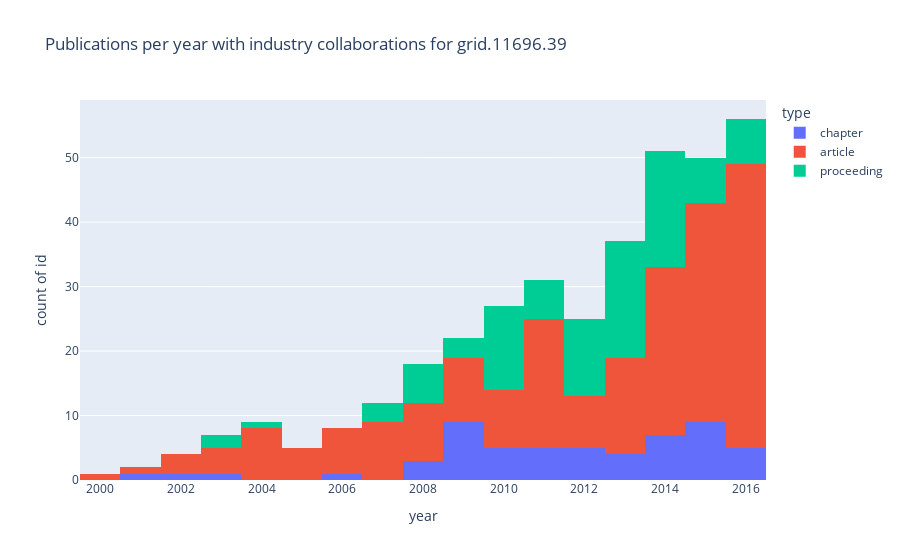

This figure's notebook cell:
### Markdown cell above
## 3. Analyses 

In this section we will build some visualizations that help understanding the data we extracted. 

### 3.1 Count of Publications per year from Industry Collaborations

A simple histogram chart can tell us the rate of publications per year.

### Code cell
px.histogram(pubs, x="year", y="id", color="type",
                title=f"Publications per year with industry collaborations for {GRIDID}")

### Figure 1 — Plotly figure (JSON) as saved in the notebook; plotly's stock layout.template omitted (floating-point values rounded to 4 significant figures; data arrays with more than 128 entries replaced by an {"elided": "..."} marker saying what was removed)
{"data": [{"alignmentgroup": "True", "bingroup": "x", "hoverlabel": {"namelength": 0}, "hovertemplate": "type=chapter<br>year=%{x}<br>count of id=%{y}", "legendgroup": "chapter", "marker": {"color": "#636efa"}, "name": "chapter", "offsetgroup": "chapter", "orientation": "v", "showlegend": true, "type": "histogram", "x": [2016, 2016, 2016, 2015, 2015, 2014, 2014, 2014, 2013, 2013, 2012, 2012, 2011, 2011, 2009, 2009, 2009, 2009, 2008, 2003, 2014, 2010, 2009, 2012, 2010, 2006, 2016, 2015, 2012, 2012, 2011, 2009, 2008, 2002, 2010, 2001, 2008, 2015, 2015, 2009, 2011, 2010, 2010, 2013, 2015, 2013, 2014, 2016, 2015, 2014, 2015, 2009, 2011, 2009, 2014, 2015], "xaxis": "x", "y": ["pub.1087081818", "pub.1041693713", "pub.1018281452", "pub.1035541831", "pub.1045731004", "pub.1001732758", "pub.1039685902", "pub.1040935032", "pub.1032771009", "pub.1011099944", "pub.1034422767", "pub.1019055843", "pub.1039836095", "pub.1027423564", "pub.1004515563", "pub.1044489635", "pub.1011487961", "pub.1050370289", "pub.1024502062", "pub.1033209802", "pub.1007138363", "pub.1010108147", "pub.1009912800", "pub.1031732089", "pub.1007337454", "pub.1053157847", "pub.1011807460", "pub.1086029465", "pub.1032006180", "pub.1024512608", "pub.1044087028", "pub.1017044583", "pub.1021992007", "pub.1027175117", "pub.1026958132", "pub.1047911809", "pub.1006203672", "pub.1013644551", "pub.1051459655", "pub.1025759572", "pub.1032856704", "pub.1008271010", "pub.1041409289", "pub.1047075076", "pub.1003129570", "pub.1018573775", "pub.1051105475", "pub.1017177915", "pub.1010047187", "pub.1029751628", "pub.1048975163", "pub.1024433199", "pub.1009656017", "pub.1035096830", "pub.1027440251", "pub.1017034732"], "yaxis": "y"}, {"alignmentgroup": "True", "bingroup": "x", "hoverlabel": {"namelength": 0}, "hovertemplate": "type=article<br>year=%{x}<br>count of id=%{y}", "legendgroup": "article", "marker": {"color": "#EF553B"}, "name": "article", "offsetgroup": "article", "orientation": "v", "showlegend": true, "type": "histogram", "x": {"elided": "213 int values"}, "xaxis": "x", "y": {"elided": "213 str values"}, "yaxis": "y"}, {"alignmentgroup": "True", "bingroup": "x", "hoverlabel": {"namelength": 0}, "hovertemplate": "type=proceeding<br>year=%{x}<br>count of id=%{y}", "legendgroup": "proceeding", "marker": {"color": "#00cc96"}, "name": "proceeding", "offsetgroup": "proceeding", "orientation": "v", "showlegend": true, "type": "histogram", "x": [2016, 2016, 2016, 2015, 2015, 2015, 2015, 2014, 2014, 2014, 2014, 2014, 2014, 2013, 2013, 2013, 2013, 2013, 2013, 2013, 2012, 2012, 2012, 2011, 2011, 2010, 2010, 2010, 2008, 2008, 2007, 2014, 2014, 2014, 2013, 2012, 2012, 2014, 2013, 2012, 2016, 2014, 2014, 2012, 2012, 2011, 2010, 2010, 2010, 2016, 2012, 2011, 2016, 2008, 2014, 2013, 2010, 2009, 2013, 2014, 2013, 2004, 2016, 2010, 2003, 2012, 2011, 2009, 2015, 2013, 2012, 2010, 2010, 2014, 2013, 2014, 2003, 2010, 2008, 2007, 2014, 2013, 2013, 2012, 2008, 2007, 2015, 2014, 2013, 2013, 2008, 2010, 2010, 2009, 2015, 2011], "xaxis": "x", "y": ["pub.1094950798", "pub.1094654631", "pub.1001093903", "pub.1093704730", "pub.1093254761", "pub.1093383710", "pub.1023089247", "pub.1093769205", "pub.1094834470", "pub.1094461720", "pub.1036564936", "pub.1015169629", "pub.1039988723", "pub.1095249432", "pub.1093359079", "pub.1093612759", "pub.1051036197", "pub.1047477746", "pub.1013451017", "pub.1032065062", "pub.1001382506", "pub.1000014148", "pub.1023213671", "pub.1093284811", "pub.1093769472", "pub.1093846191", "pub.1095269165", "pub.1028410070", "pub.1094430676", "pub.1093650099", "pub.1094863524", "pub.1093452830", "pub.1094437164", "pub.1094400157", "pub.1093195070", "pub.1093518633", "pub.1007477808", "pub.1095181753", "pub.1021070535", "pub.1048178440", "pub.1001653422", "pub.1094913168", "pub.1033777395", "pub.1028929519", "pub.1018665804", "pub.1028019246", "pub.1094464343", "pub.1014804321", "pub.1050318957", "pub.1094276302", "pub.1094155360", "pub.1094381427", "pub.1004896692", "pub.1094133050", "pub.1093353115", "pub.1094173713", "pub.1095495913", "pub.1094329545", "pub.1098583557", "pub.1018740773", "pub.1047988884", "pub.1096043682", "pub.1043978231", "pub.1019362433", "pub.1095152349", "pub.1035458287", "pub.1006664082", "pub.1095498211", "pub.1022368783", "pub.1099284874", "pub.1003911360", "pub.1013362293", "pub.1050725136", "pub.1010385813", "pub.1093650295", "pub.1093363187", "pub.1052601711", "pub.1093368148", "pub.1094862344", "pub.1093987423", "pub.1001541515", "pub.1094183150", "pub.1003545633", "pub.1001654235", "pub.1025154861", "pub.1009626332", "pub.1094140982", "pub.1093578819", "pub.1093215833", "pub.1094261972", "pub.1096084173", "pub.1094817901", "pub.1017667914", "pub.1094013836", "pub.1040216806", "pub.1093171677"], "yaxis": "y"}], "layout": {"autosize": true, "barmode": "relative", "legend": {"title": {"text": "type"}, "tracegroupgap": 0}, "title": {"text": "Publications per year with industry collaborations for grid.11696.39"}, "xaxis": {"anchor": "y", "autorange": true, "domain": [0, 1], "range": [2000.0, 2016.0], "title": {"text": "year"}, "type": "linear"}, "yaxis": {"anchor": "x", "autorange": true, "domain": [0, 1], "range": [0, 58.95], "title": {"text": "count of id"}, "type": "linear"}}}
